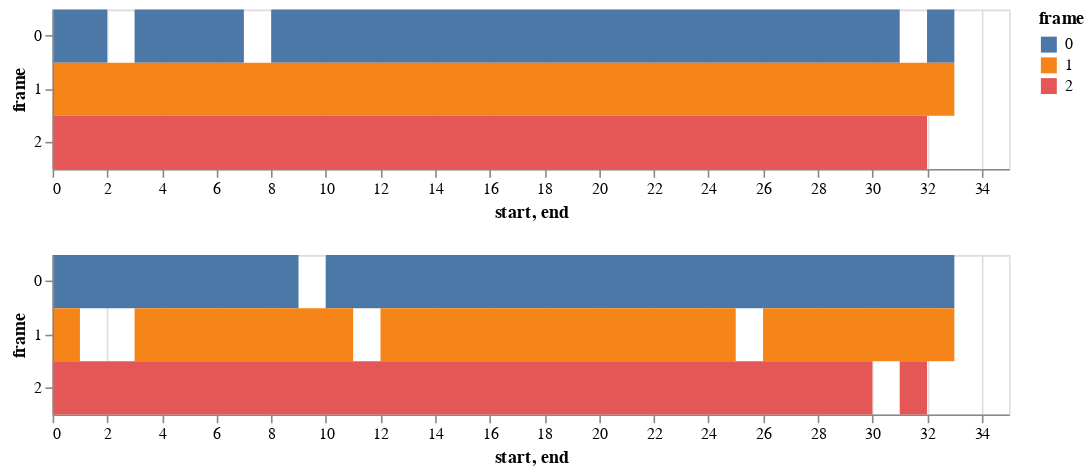

The code cell stored with this chart in its notebook:
### Code cell
import altair as alt

plus = alt.Chart(df[df['phase']=='+']).mark_rect().encode(
    x = alt.X('start:Q'),
    x2 = alt.X2('end:Q'),
    y = alt.Y('frame:N'),
    color='frame',
    tooltip='aa:N'
             ).properties(
    width=600,
    height=100)

minus = alt.Chart(df[df['phase']=='-']).mark_rect().encode(
    x = alt.X('start:Q',sort=alt.EncodingSortField('start:Q', order='descending')),
    x2 = alt.X2('end:Q'),
    y = alt.Y('frame:N'),
    color='frame',
    tooltip='aa:N'
             ).properties(
    width=600,
    height=100)

plus & minus

### Figure 1 — Vega-Lite specification as saved in the notebook (floating-point values rounded to 4 significant figures)
{"config": {"view": {"continuousWidth": 400, "continuousHeight": 300}}, "vconcat": [{"data": {"name": "data-469e9fe221acf63f14944504f41743eb"}, "mark": "rect", "encoding": {"color": {"field": "frame", "type": "nominal"}, "tooltip": {"field": "aa", "type": "nominal"}, "x": {"field": "start", "type": "quantitative"}, "x2": {"field": "end"}, "y": {"field": "frame", "type": "nominal"}}, "height": 100, "width": 600}, {"data": {"name": "data-80bd80655a31c6aeabbc25549c6683a8"}, "mark": "rect", "encoding": {"color": {"field": "frame", "type": "nominal"}, "tooltip": {"field": "aa", "type": "nominal"}, "x": {"field": "start", "sort": {"field": "start:Q", "order": "descending"}, "type": "quantitative"}, "x2": {"field": "end"}, "y": {"field": "frame", "type": "nominal"}}, "height": 100, "width": 600}], "$schema": "https://vega.github.io/schema/vega-lite/v4.17.0.json", "datasets": {"data-469e9fe221acf63f14944504f41743eb": [{"aa": "RP", "frame": "0", "phase": "+", "start": 0, "end": 2}, {"aa": "PKCV", "frame": "0", "phase": "+", "start": 3, "end": 7}, {"aa": "MWLLGRISLRSVSVLVIGLLSAL", "frame": "0", "phase": "+", "start": 8, "end": 31}, {"aa": "R", "frame": "0", "phase": "+", "start": 32, "end": 33}, {"aa": "DRSPSAFECGYLGGFHCGLSPYLLLVFFLHYDA", "frame": "1", "phase": "+", "start": 0, "end": 33}, {"aa": "TVAQVRLNVATWEDFIAVCLRTCYWSSFCIMT", "frame": "2", "phase": "+", "start": 0, "end": 32}], "data-80bd80655a31c6aeabbc25549c6683a8": [{"aa": "SLIIDKQQE", "frame": "0", "phase": "-", "start": 0, "end": 9}, {"aa": "ELATDRRIKWWELRRLKASSRSL", "frame": "0", "phase": "-", "start": 10, "end": 33}, {"aa": "R", "frame": "1", "phase": "-", "start": 0, "end": 1}, {"aa": "", "frame": "1", "phase": "-", "start": 2, "end": 2}, {"aa": "STNNRNKN", "frame": "1", "phase": "-", "start": 3, "end": 11}, {"aa": "PQTGESNGGNYGD", "frame": "1", "phase": "-", "start": 12, "end": 25}, {"aa": "KRVPVAC", "frame": "1", "phase": "-", "start": 26, "end": 33}, {"aa": "ADNRQTTGIRTSHRQANQMVGTTEIESEFP", "frame": "2", "phase": "-", "start": 0, "end": 30}, {"aa": "P", "frame": "2", "phase": "-", "start": 31, "end": 32}]}}
